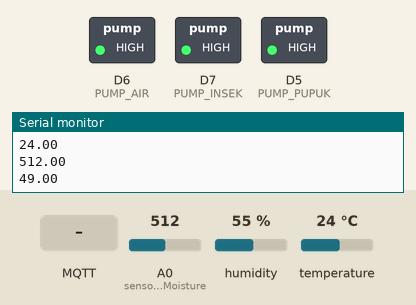
A program run on a simulated ESP8266 (NodeMCU). Parts: switched loads named in the program (green lamp = pin HIGH), the last lines printed to the serial monitor. Inputs (shaded band) come from the test bench; at power-on: A0 (sensorSoilMoisture) = 512, humidity 55 %, temperature 24 °C. WiFi joins after 1.5 s; servers stay silent unless stated; random numbers use the default seed unless the program sets one; no MQTT or app messages arrive unless stated.

Above: at 2.7 s.
2.8 s: MQTT message "true" arrives on the first subscribed topic
At 4.0 s:
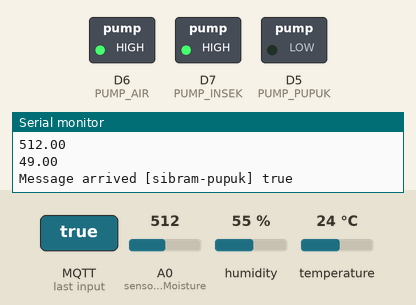
4.3 s: MQTT message "true" arrives on the second subscribed topic
At 5.2 s:
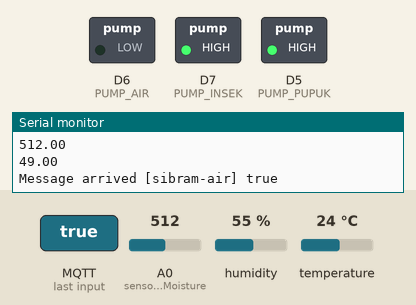
5.8 s: MQTT message "true" arrives on the third subscribed topic
At 6.4 s:
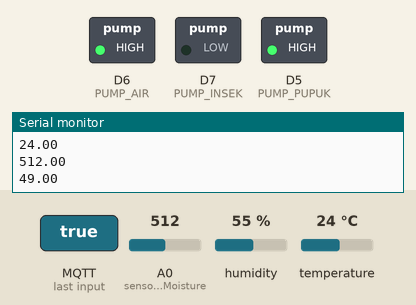
Timing chart, 0 to 8.8 s (numbered marks = the images above; inputs shaded):
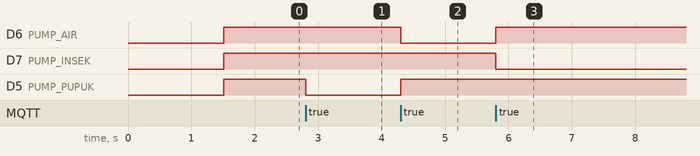

The program:

main.cpp
```cpp
#include <Arduino.h>
#include <ESP8266WiFi.h>
#include <PubSubClient.h>
#include <SimpleDHT.h>

#define sensorLDR D0
#define sensorSoilMoisture A0
#define PUMP_PUPUK D5
#define PUMP_AIR D6
#define PUMP_INSEK D7
#define MSG_BUFFER_SIZE (50)

const char *ssid = "SINIO123";//silakan disesuaikan sendiri
const char *password = "siniorek";//silakan disesuaikan sendiri
const char *mqtt_server = "ec2-100-24-67-173.compute-1.amazonaws.com";
const char *mqtt_name = "jti";
const char *mqtt_pass = "12345678";

WiFiClient espClient;
PubSubClient client(espClient);
SimpleDHT22 dht22(D1);

int nilaiSensorSoil;
int nilaiSensor;
char msg[MSG_BUFFER_SIZE];
long now = millis();
long lastMeasure = 0;
int value = 0;
unsigned long lastMsg = 0;

void setup_wifi()
{
  delay(10);
  Serial.println();
  Serial.print("Connecting to ");
  Serial.println(ssid);
  WiFi.begin(ssid, password);
  while (WiFi.status() != WL_CONNECTED)
  {
    delay(500);
    Serial.print(".");
  }
  Serial.println("");
  Serial.print("WiFi connected - ESP IP address: ");
  Serial.println(WiFi.localIP());
}

void reconnect()
{
  while (!client.connected())
  {
    Serial.print("Attempting MQTT connection...");
    String clientId = "ESP8266Client-";
    clientId += String(random(0xffff), HEX);
    if (client.connect(clientId.c_str(),mqtt_name,mqtt_pass))
    {
      Serial.println("connected");
      client.subscribe("sibram-pupuk");
      client.subscribe("sibram-air");
      client.subscribe("sibram-insek");

    }
    else
    {
      Serial.print("failed, rc=");
      Serial.print(client.state());
      Serial.println(" try again in 5 seconds");
      delay(5000);
    }
  }
}

void pupuk()
{
  digitalWrite(PUMP_INSEK, HIGH);
  digitalWrite(PUMP_AIR, HIGH);
  digitalWrite(PUMP_PUPUK, LOW);
}

void air()
{
  digitalWrite(PUMP_PUPUK, HIGH);
  digitalWrite(PUMP_INSEK, HIGH);
  digitalWrite(PUMP_AIR, LOW);
}

void insek()
{
  digitalWrite(PUMP_AIR, HIGH);
  digitalWrite(PUMP_PUPUK, HIGH);
  digitalWrite(PUMP_INSEK, LOW);
}

void pumpOff()
{
  digitalWrite(PUMP_AIR, HIGH);
  digitalWrite(PUMP_PUPUK, HIGH);
  digitalWrite(PUMP_INSEK, HIGH);
}

void callback(char *topic, byte *payload, unsigned int length)
{
  Serial.print("Message arrived [");
  Serial.print(topic);
  Serial.print("] ");
  String messageTemp;

  for (int i = 0; i < length; i++)
  {
    Serial.print((char)payload[i]);
    messageTemp += (char)payload[i];
  }
  Serial.println();

  if (String(topic) == "sibram-pupuk")
  {
    if (messageTemp == "true")
    {
      pumpOff();
      pupuk();
    }
    else
    {
      pumpOff();
    }
  }
  else if (String(topic) == "sibram-air")
  {
    if (messageTemp == "true")
    {
      pumpOff();
      air();
    }
    else
    {
      pumpOff();
    }
  }
  else
  {
    if (messageTemp == "true")
    {
      pumpOff();
      insek();
    }
    else
    {
      pumpOff();
    }
  }
}

void setup()
{
  Serial.begin(115200);
  Serial.println("Mqtt Node-RED");
  setup_wifi();
  client.setServer(mqtt_server, 1883);
  client.setCallback(callback);
  pumpOff();
  pinMode(PUMP_PUPUK, OUTPUT);
  pinMode(PUMP_AIR, OUTPUT);
  pinMode(PUMP_INSEK, OUTPUT);
}

void loop()
{
  if (!client.connected())
  {
    reconnect();
  }
  if (!client.loop())
  {
    client.connect("ESP8266Client");
  }
  now = millis();
  if (now - lastMeasure > 2000)
  {
    lastMeasure = now;
    int err = SimpleDHTErrSuccess;
    nilaiSensor = analogRead(sensorLDR);
    nilaiSensorSoil = analogRead(sensorSoilMoisture);
    nilaiSensorSoil = map(nilaiSensorSoil, 1023, 0, 0, 100);
    byte temperature = 0;
    byte humidity = 0;
    if ((err = dht22.read(&temperature, &humidity, NULL)) != SimpleDHTErrSuccess)
    {
      Serial.print("Pembacaan DHT22 gagal, err=");
      Serial.println(err);
      delay(1000);
      return;
    }
    static char temperatureTemp[7];
    dtostrf(temperature, 4, 2, temperatureTemp);
    Serial.println(temperatureTemp);
    client.publish("sibram-suhu", temperatureTemp);


    static char ldrScore[7];
    dtostrf(nilaiSensor, 4, 2, ldrScore);
    Serial.println(ldrScore);
    client.publish("sibram-ldr", ldrScore);

    static char SoilScore[7];
    dtostrf(nilaiSensorSoil, 4, 2, SoilScore);
    Serial.println(SoilScore);
    client.publish("sibram-soil", SoilScore);
  }
}
```

Measured:
- after the input at 2.8 s, D5 (PUMP_PUPUK): HIGH → LOW at once
- after the input at 4.3 s, D6 (PUMP_AIR): HIGH → LOW at once; D5 (PUMP_PUPUK): LOW → HIGH at once
- after the input at 5.8 s, D6 (PUMP_AIR): LOW → HIGH at once; D7 (PUMP_INSEK): HIGH → LOW at once
